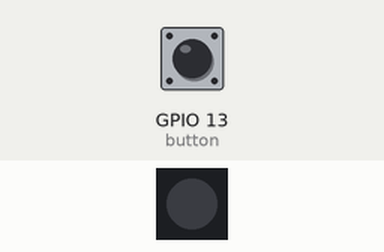
Bench run of a program on a simulated Raspberry Pi (BCM pin numbers). On the bench: 1 RGB LEDs in strip order, left to right. The inputs (shaded band) are chosen by the test bench; at power-on: GPIO 13 (button) HIGH. Dim RGB values are drawn brighter than linear.

Above: at 1.2 s.
1.3 s: GPIO 13 (button) pulled LOW for 0.15 s
At 1.37 s:
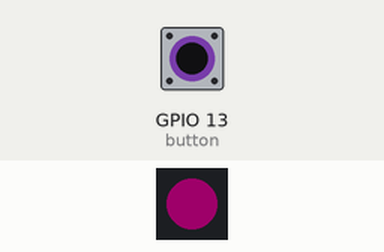
2.9 s: GPIO 13 (button) pulled LOW for 3.2 s
At 6.9 s:
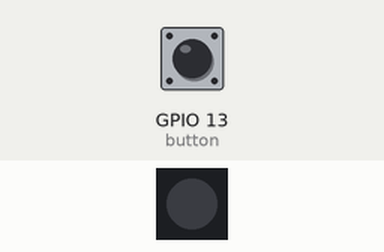
Timing chart, 0 to 8.4 s (numbered marks = the images above; inputs shaded):
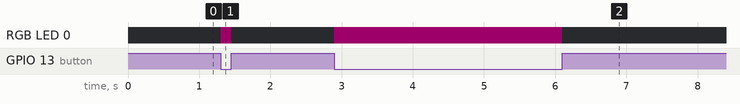

Measured:
- after the input at 1.3 s, RGB LED 0: off → RGB(30, 0, 20) at once, → off 0.15 s later
- after the input at 2.9 s, RGB LED 0: off → RGB(30, 0, 20) at once, → off 3.2 s later

The program:

switch.py
```python
import board
import neopixel
from gpiozero import Button

# set up
pixel = neopixel.NeoPixel(board.D12, 1)
button = Button(13)

# run
while True:
	if button.is_pressed:
		pixel[0] = (30, 0, 20)
	else:
		pixel[0] = (0,0,0)
```
